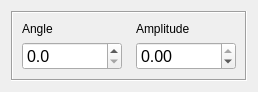
<?xml version="1.0" encoding="UTF-8"?>
<ui version="4.0">
 <class>Form</class>
 <widget class="QWidget" name="Form">
  <property name="geometry">
   <rect>
    <x>0</x>
    <y>0</y>
    <width>258</width>
    <height>89</height>
   </rect>
  </property>
  <property name="sizePolicy">
   <sizepolicy hsizetype="Preferred" vsizetype="Preferred">
    <horstretch>0</horstretch>
    <verstretch>0</verstretch>
   </sizepolicy>
  </property>
  <property name="windowTitle">
   <string>Form</string>
  </property>
  <layout class="QVBoxLayout" name="verticalLayout">
   <item>
    <widget class="QFrame" name="frame">
     <property name="sizePolicy">
      <sizepolicy hsizetype="Minimum" vsizetype="Minimum">
       <horstretch>0</horstretch>
       <verstretch>0</verstretch>
      </sizepolicy>
     </property>
     <property name="frameShape">
      <enum>QFrame::Box</enum>
     </property>
     <property name="frameShadow">
      <enum>QFrame::Sunken</enum>
     </property>
     <layout class="QGridLayout" name="gridLayout">
      <item row="0" column="0">
       <widget class="QLabel" name="label">
        <property name="sizePolicy">
         <sizepolicy hsizetype="Expanding" vsizetype="Preferred">
          <horstretch>0</horstretch>
          <verstretch>0</verstretch>
         </sizepolicy>
        </property>
        <property name="text">
         <string>Angle</string>
        </property>
       </widget>
      </item>
      <item row="0" column="1">
       <widget class="QLabel" name="label_3">
        <property name="text">
         <string>Amplitude</string>
        </property>
       </widget>
      </item>
      <item row="1" column="0">
       <widget class="QDoubleSpinBox" name="angle">
        <property name="sizePolicy">
         <sizepolicy hsizetype="Expanding" vsizetype="Fixed">
          <horstretch>0</horstretch>
          <verstretch>0</verstretch>
         </sizepolicy>
        </property>
        <property name="maximumSize">
         <size>
          <width>100</width>
          <height>16777215</height>
         </size>
        </property>
        <property name="font">
         <font>
          <pointsize>12</pointsize>
         </font>
        </property>
        <property name="keyboardTracking">
         <bool>false</bool>
        </property>
        <property name="decimals">
         <number>1</number>
        </property>
        <property name="singleStep">
         <double>0.100000000000000</double>
        </property>
       </widget>
      </item>
      <item row="1" column="1">
       <widget class="QDoubleSpinBox" name="amplitude">
        <property name="sizePolicy">
         <sizepolicy hsizetype="Expanding" vsizetype="Minimum">
          <horstretch>0</horstretch>
          <verstretch>0</verstretch>
         </sizepolicy>
        </property>
        <property name="maximumSize">
         <size>
          <width>100</width>
          <height>16777215</height>
         </size>
        </property>
        <property name="font">
         <font>
          <pointsize>12</pointsize>
         </font>
        </property>
        <property name="keyboardTracking">
         <bool>false</bool>
        </property>
        <property name="minimum">
         <double>-500.000000000000000</double>
        </property>
        <property name="maximum">
         <double>0.000000000000000</double>
        </property>
        <property name="singleStep">
         <double>0.100000000000000</double>
        </property>
       </widget>
      </item>
     </layout>
    </widget>
   </item>
  </layout>
 </widget>
 <resources/>
 <connections/>
</ui>
